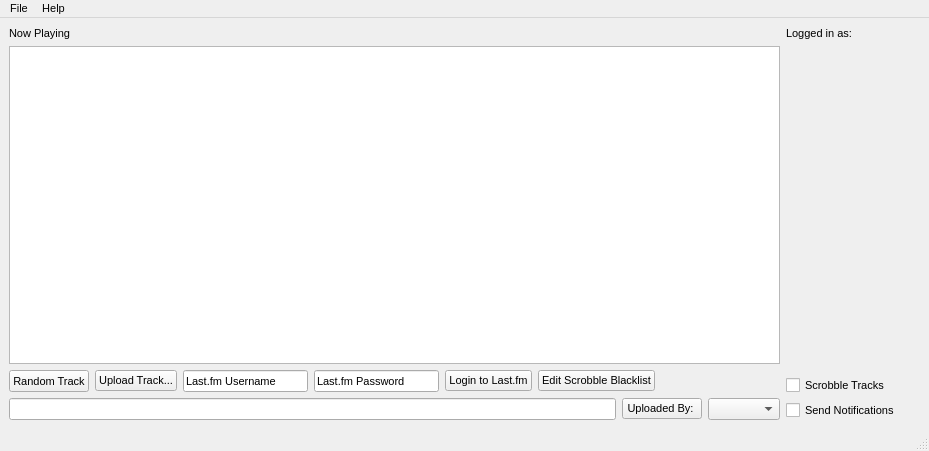
<?xml version="1.0" encoding="UTF-8"?>
<ui version="4.0">
 <class>MainWindow</class>
 <widget class="QMainWindow" name="MainWindow">
  <property name="geometry">
   <rect>
    <x>0</x>
    <y>0</y>
    <width>929</width>
    <height>451</height>
   </rect>
  </property>
  <property name="sizePolicy">
   <sizepolicy hsizetype="Expanding" vsizetype="Expanding">
    <horstretch>0</horstretch>
    <verstretch>0</verstretch>
   </sizepolicy>
  </property>
  <property name="minimumSize">
   <size>
    <width>800</width>
    <height>400</height>
   </size>
  </property>
  <property name="font">
   <font>
    <family>Liberation Sans</family>
    <pointsize>8</pointsize>
   </font>
  </property>
  <property name="windowTitle">
   <string>QtMarietje</string>
  </property>
  <property name="windowOpacity">
   <double>1.000000000000000</double>
  </property>
  <property name="autoFillBackground">
   <bool>true</bool>
  </property>
  <widget class="QWidget" name="centralwidget">
   <property name="sizePolicy">
    <sizepolicy hsizetype="Maximum" vsizetype="Maximum">
     <horstretch>0</horstretch>
     <verstretch>0</verstretch>
    </sizepolicy>
   </property>
   <layout class="QGridLayout" name="gridLayout">
    <item row="0" column="0">
     <layout class="QHBoxLayout" name="horizontalLayout">
      <property name="rightMargin">
       <number>20</number>
      </property>
      <item>
       <layout class="QVBoxLayout" name="verticalLayout">
        <property name="rightMargin">
         <number>0</number>
        </property>
        <item>
         <widget class="QLabel" name="label3">
          <property name="maximumSize">
           <size>
            <width>16777215</width>
            <height>25</height>
           </size>
          </property>
          <property name="text">
           <string>Now Playing</string>
          </property>
         </widget>
        </item>
        <item>
         <widget class="QTableWidget" name="table">
          <property name="minimumSize">
           <size>
            <width>300</width>
            <height>250</height>
           </size>
          </property>
          <property name="palette">
           <palette>
            <active>
             <colorrole role="Text">
              <brush brushstyle="SolidPattern">
               <color alpha="255">
                <red>20</red>
                <green>20</green>
                <blue>20</blue>
               </color>
              </brush>
             </colorrole>
             <colorrole role="Highlight">
              <brush brushstyle="SolidPattern">
               <color alpha="255">
                <red>80</red>
                <green>80</green>
                <blue>80</blue>
               </color>
              </brush>
             </colorrole>
            </active>
            <inactive>
             <colorrole role="Text">
              <brush brushstyle="SolidPattern">
               <color alpha="255">
                <red>20</red>
                <green>20</green>
                <blue>20</blue>
               </color>
              </brush>
             </colorrole>
             <colorrole role="Highlight">
              <brush brushstyle="SolidPattern">
               <color alpha="255">
                <red>80</red>
                <green>80</green>
                <blue>80</blue>
               </color>
              </brush>
             </colorrole>
            </inactive>
            <disabled>
             <colorrole role="Text">
              <brush brushstyle="SolidPattern">
               <color alpha="255">
                <red>153</red>
                <green>153</green>
                <blue>153</blue>
               </color>
              </brush>
             </colorrole>
             <colorrole role="Highlight">
              <brush brushstyle="SolidPattern">
               <color alpha="255">
                <red>214</red>
                <green>214</green>
                <blue>214</blue>
               </color>
              </brush>
             </colorrole>
            </disabled>
           </palette>
          </property>
          <property name="font">
           <font>
            <pointsize>8</pointsize>
           </font>
          </property>
          <property name="autoFillBackground">
           <bool>true</bool>
          </property>
          <property name="frameShape">
           <enum>QFrame::StyledPanel</enum>
          </property>
          <property name="frameShadow">
           <enum>QFrame::Sunken</enum>
          </property>
          <property name="autoScroll">
           <bool>true</bool>
          </property>
          <property name="editTriggers">
           <set>QAbstractItemView::NoEditTriggers</set>
          </property>
          <property name="dragDropOverwriteMode">
           <bool>false</bool>
          </property>
          <property name="alternatingRowColors">
           <bool>false</bool>
          </property>
          <property name="selectionMode">
           <enum>QAbstractItemView::SingleSelection</enum>
          </property>
          <property name="selectionBehavior">
           <enum>QAbstractItemView::SelectRows</enum>
          </property>
          <property name="showGrid">
           <bool>false</bool>
          </property>
          <property name="gridStyle">
           <enum>Qt::DashLine</enum>
          </property>
         </widget>
        </item>
        <item>
         <layout class="QHBoxLayout" name="horizontalLayout_2">
          <property name="topMargin">
           <number>0</number>
          </property>
          <item>
           <widget class="QPushButton" name="button_random">
            <property name="maximumSize">
             <size>
              <width>100</width>
              <height>100</height>
             </size>
            </property>
            <property name="text">
             <string>Random Track</string>
            </property>
           </widget>
          </item>
          <item>
           <widget class="QPushButton" name="button_upload">
            <property name="maximumSize">
             <size>
              <width>100</width>
              <height>16777215</height>
             </size>
            </property>
            <property name="text">
             <string>Upload Track...</string>
            </property>
           </widget>
          </item>
          <item>
           <widget class="QLineEdit" name="lastfm_username">
            <property name="text">
             <string>Last.fm Username</string>
            </property>
           </widget>
          </item>
          <item>
           <widget class="QLineEdit" name="lastfm_password">
            <property name="text">
             <string>Last.fm Password</string>
            </property>
           </widget>
          </item>
          <item>
           <widget class="QPushButton" name="lastfm_loginbutton">
            <property name="text">
             <string>Login to Last.fm</string>
            </property>
           </widget>
          </item>
          <item>
           <widget class="QPushButton" name="lastfm_blacklistbutton">
            <property name="text">
             <string>Edit Scrobble Blacklist</string>
            </property>
           </widget>
          </item>
          <item>
           <spacer name="horizontalSpacer">
            <property name="orientation">
             <enum>Qt::Horizontal</enum>
            </property>
            <property name="sizeHint" stdset="0">
             <size>
              <width>40</width>
              <height>20</height>
             </size>
            </property>
           </spacer>
          </item>
         </layout>
        </item>
        <item>
         <layout class="QHBoxLayout" name="horizontalLayout_3">
          <property name="topMargin">
           <number>0</number>
          </property>
          <item>
           <widget class="QLineEdit" name="query_bar"/>
          </item>
          <item>
           <widget class="QPushButton" name="resetUploader">
            <property name="text">
             <string>Uploaded By: </string>
            </property>
           </widget>
          </item>
          <item>
           <widget class="QComboBox" name="comboUploaders">
            <property name="editable">
             <bool>false</bool>
            </property>
           </widget>
          </item>
         </layout>
        </item>
       </layout>
      </item>
      <item>
       <layout class="QVBoxLayout" name="layout_vr">
        <property name="sizeConstraint">
         <enum>QLayout::SetFixedSize</enum>
        </property>
        <property name="rightMargin">
         <number>0</number>
        </property>
        <item>
         <widget class="QLabel" name="label_user">
          <property name="minimumSize">
           <size>
            <width>100</width>
            <height>0</height>
           </size>
          </property>
          <property name="maximumSize">
           <size>
            <width>150</width>
            <height>100</height>
           </size>
          </property>
          <property name="text">
           <string>Logged in as:</string>
          </property>
          <property name="alignment">
           <set>Qt::AlignLeading|Qt::AlignLeft|Qt::AlignTop</set>
          </property>
         </widget>
        </item>
        <item>
         <spacer name="verticalSpacer">
          <property name="orientation">
           <enum>Qt::Vertical</enum>
          </property>
          <property name="sizeType">
           <enum>QSizePolicy::Expanding</enum>
          </property>
          <property name="sizeHint" stdset="0">
           <size>
            <width>20</width>
            <height>40</height>
           </size>
          </property>
         </spacer>
        </item>
        <item>
         <widget class="QCheckBox" name="lastfm_scrobblecheck">
          <property name="text">
           <string>Scrobble Tracks</string>
          </property>
         </widget>
        </item>
        <item>
         <widget class="QCheckBox" name="notification_checkbox">
          <property name="text">
           <string>Send Notifications</string>
          </property>
         </widget>
        </item>
       </layout>
      </item>
     </layout>
    </item>
   </layout>
  </widget>
  <widget class="QMenuBar" name="menubar">
   <property name="geometry">
    <rect>
     <x>0</x>
     <y>0</y>
     <width>929</width>
     <height>21</height>
    </rect>
   </property>
   <property name="defaultUp">
    <bool>false</bool>
   </property>
   <property name="nativeMenuBar">
    <bool>true</bool>
   </property>
   <widget class="QMenu" name="menuFile">
    <property name="title">
     <string>File</string>
    </property>
    <addaction name="actionChange_User"/>
    <addaction name="actionRandom_Song"/>
    <addaction name="actionUpload_Track"/>
    <addaction name="separator"/>
    <addaction name="actionExit"/>
   </widget>
   <widget class="QMenu" name="menuHelp">
    <property name="title">
     <string>Help</string>
    </property>
    <addaction name="actionAbout"/>
   </widget>
   <addaction name="menuFile"/>
   <addaction name="menuHelp"/>
  </widget>
  <widget class="QStatusBar" name="statusbar">
   <property name="sizeGripEnabled">
    <bool>true</bool>
   </property>
  </widget>
  <action name="menuNieuweMelding">
   <property name="text">
    <string>Nieuwe Melding</string>
   </property>
  </action>
  <action name="menuShowConsole">
   <property name="checkable">
    <bool>true</bool>
   </property>
   <property name="checked">
    <bool>true</bool>
   </property>
   <property name="text">
    <string>Geef console weer</string>
   </property>
  </action>
  <action name="menuAfsluiten">
   <property name="text">
    <string>Afsluiten</string>
   </property>
  </action>
  <action name="menuRefreshMelding">
   <property name="text">
    <string>Ververs Nieuwe Meldingen</string>
   </property>
  </action>
  <action name="menuOverP2000">
   <property name="text">
    <string>Over P2000 Plus</string>
   </property>
  </action>
  <action name="menuAdresZoeker">
   <property name="text">
    <string>Zoek Adres Gegevens (F2)</string>
   </property>
  </action>
  <action name="actionAbout">
   <property name="text">
    <string>About...</string>
   </property>
   <property name="shortcut">
    <string>F2</string>
   </property>
  </action>
  <action name="actionRandom_Song">
   <property name="text">
    <string>Random Song</string>
   </property>
   <property name="shortcut">
    <string>F3</string>
   </property>
  </action>
  <action name="actionUpload_Track">
   <property name="text">
    <string>Upload Track...</string>
   </property>
   <property name="shortcut">
    <string>F4</string>
   </property>
  </action>
  <action name="actionExit">
   <property name="text">
    <string>Exit</string>
   </property>
   <property name="shortcut">
    <string>F12</string>
   </property>
  </action>
  <action name="actionChange_User">
   <property name="text">
    <string>Change User...</string>
   </property>
  </action>
 </widget>
 <resources/>
 <connections/>
</ui>
